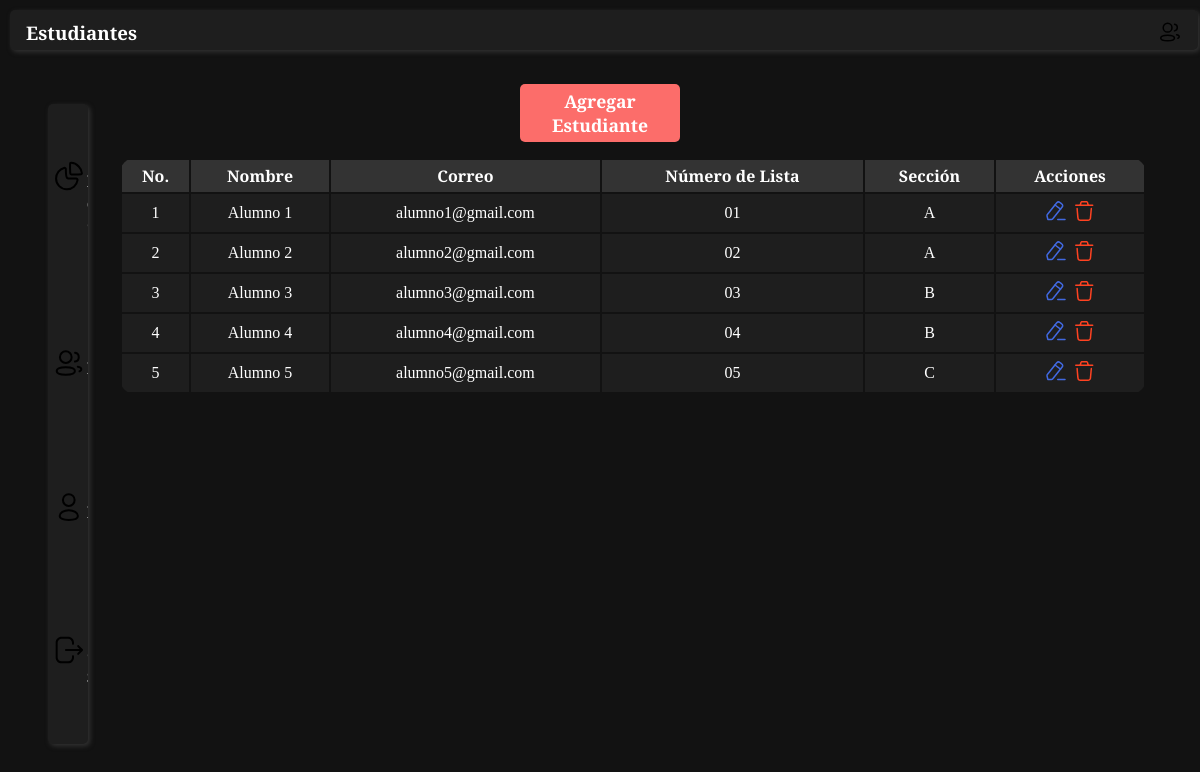
The page /admin/student.php (signed in) on the database its author committed.
### tables this page shows
CREATE TABLE `student` (
  `id` int(11) NOT NULL,
  `name` varchar(50) NOT NULL,
  `email` varchar(50) NOT NULL,
  `roll_no` varchar(5) NOT NULL,
  `section` varchar(5) NOT NULL,
  `password` varchar(50) NOT NULL
);

### admin/student.php (the view, shortened to what this page needs)
<?php
$con = mysqli_connect("localhost", "root", "", "qr_ats");
$query = "select * from student";
$result = mysqli_query($con,$query);
?>
<!DOCTYPE html>
<html lang="es">
<head>
    <link rel="stylesheet" href="../css/style.css">
</head>
<body>
    <main>
    <?php $title = 'Estudiantes'; include "../componets/header.php"  ?>
      <?php include "../componets/sidebar.php" ?>
      <a href="../register.html" class="add">Agregar Estudiante</a>
        <div class="container">
                <?php
                    if(mysqli_num_rows($result) <= 0){
                        echo "<h3 style='margin-top: 20px; color: red;'>¡Aún no hay estudiantes registrados!</h3>";
                    }
                    else{
                        echo'
                        <table>
                            <tr>
                                <th>No.</th>
                                <th>Nombre</th>
                                <th>Correo</th>
                                <th>Número de Lista</th>
                                <th>Sección</th>
                                <th>Acciones</th>
                            </tr>';
                    $srno = 0;
                    while($row = mysqli_fetch_assoc($result)) {
                        $srno++;
                        echo
                        "<tr>
                            <td>".$srno."</td>
                            <td>".$row["name"]."</td>
                            <td>".$row["email"]."</td>
                            <td>".$row["roll_no"]."</td>
                            <td>".$row["section"]."</td>
                            <td><a href='edit_student.php?id=$row[id]&name=$row[name]&email=$row[email]&roll_no=$row[roll_no]&&section=$row[section]' class='edit'><img src='../resources/icons/Edit.svg'></a>
                            <a href='delete_student.php?id=$row[id]' class='delete'><img src='../resources/icons/Delete.svg' onclick='return wantDelete()'></a></td>
                        </tr>";
                    }}
                ?>
            </table>
            </div>
    </main>
</body>
</html>

### componets/header.php (shortened to what this page needs)
<header class="header">
    <h3 class="title"><?php echo $title; ?></h3>
    <div class="profile" onclick="showBox()">
        <img src="../resources/icons/2 User.svg" alt="Icono de usuario" />
    </div>
</header>

### componets/sidebar.php
<nav class="sidebar">
    <li title="Panel de Control">
        <a href="dashboard.php"><img src="../resources/icons/Graph.svg" /> <span>Panel de Control</span></a>
    </li>
    <li title="Estudiantes">
        <a href="student.php"><img src="../resources/icons/2 User.svg" /> <span>Estudiantes</span></a>
    </li>
    <li title="Profesores">
        <a href="teacher.php"><img src="../resources/icons/Profile.svg" /> <span>Profesores</span></a>
    </li>
    <li title="Cerrar Sesión">
        <a href="logout.php"><img src="../resources/icons/Logout.svg" /> <span>Cerrar Sesión</span></a>
    </li>
</nav>

### css/style.css (style rules this page uses)
* { margin: 0px; padding: 0px; font-family: "Merriweather", serif; }
body { background-color: #121212; color: #ffffff; }
.header { height: 2.5rem; width: 99%; display: inline-block; margin-top: 2rem; box-shadow: 2px 2px 5px #333; border-radius: 5px; background-color: #1e1e1e; color: #ffffff; overflow: auto; margin: 10px; }
.header h3 { margin-top: 10px; margin-left: 1rem; display: inline-block; }
.header .profile { float: right; margin-top: 10px; margin-right: 1rem; cursor: pointer; }
.sidebar { height: 80vh; width: 2.5rem; margin-left: 1rem; display: flex; flex-direction: column; justify-content: space-around; border-radius: 5px; background-color: #1e1e1e; box-shadow: 2px 2px 5px #333; float: left; overflow: hidden; margin-top: 2.5rem; position: absolute; transition: all 0.2s; }
.sidebar a { color: #ffffff; }
.sidebar li { list-style: none; margin-left: 5px; }
.sidebar img { float: left; height: 2rem; width: 2rem; }
.container { width: 80%; height: auto; float: right; overflow: auto; }
table { margin-top: 1rem; width: 95%; text-align: center; border-radius: 15px; overflow: hidden; }
th { padding: 5px; background-color: #333333; color: #ffffff; }
td { padding: 5px; background-color: #1e1e1e; color: #ffffff; }
.add { color: white; background-color: #fc6d6a; text-decoration: none; font-size: 1.1rem; margin: auto; margin-top: 20px; display: block; padding: 5px; width: 150px; text-align: center; font-weight: bold; border-radius: 5px; }
@media only screen and (min-width: 992px) { .container { width: 90%; } }
@media only screen and (min-width: 992px) { .sidebar { margin-left: 3rem; } }

### rows shown on the page
student: name "Alumno 1", email "alumno1@gmail.com", roll_no "01", section "A"
student: name "Alumno 2", email "alumno2@gmail.com", roll_no "02", section "A"
student: name "Alumno 3", email "alumno3@gmail.com", roll_no "03", section "B"
student: name "Alumno 4", email "alumno4@gmail.com", roll_no "04", section "B"
student: name "Alumno 5", email "alumno5@gmail.com", roll_no "05", section "C"

### other values the page prints
$title "Estudiantes"
